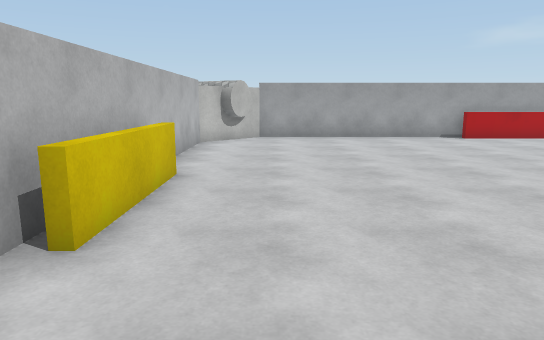
[1] (above)

12 first-person views from a walk through a Unity game level. The camera is 1.4 m above the floor, tilts 10° down and sees 70° across. The floor is counted in squares, 1 m on a side. Each view is taken from the middle of a square. On the plan, view 1 faces up. The plan holds only what a view shows up to about 16 squares ahead; the rest is blank. The place goes on beyond the plan. Surface patterns are stand-ins for the level's own textures.

[2]
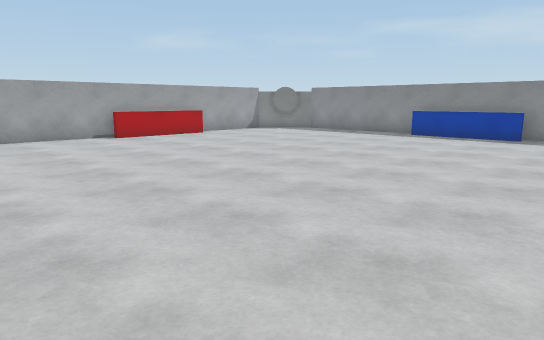

[3]
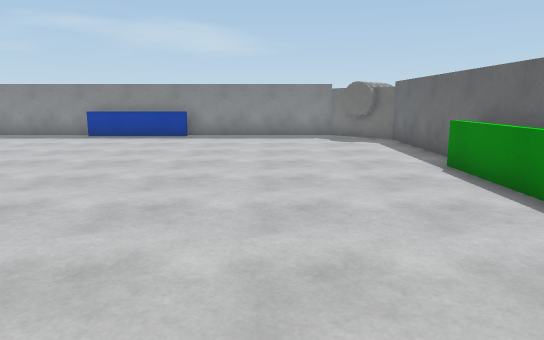

[4]
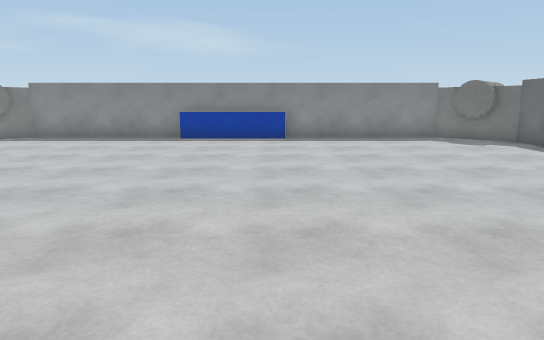

[5]
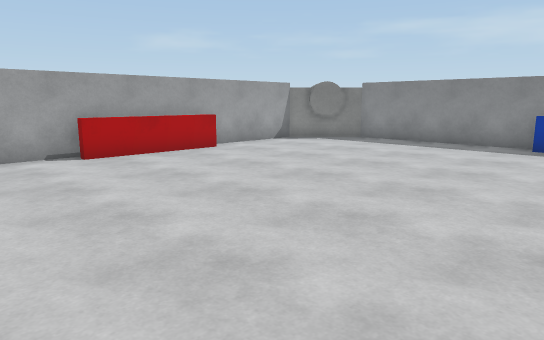

[6]
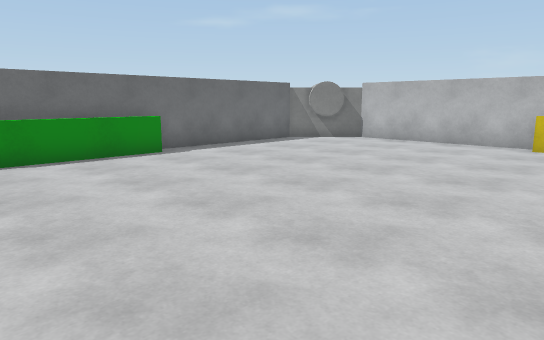

[7]
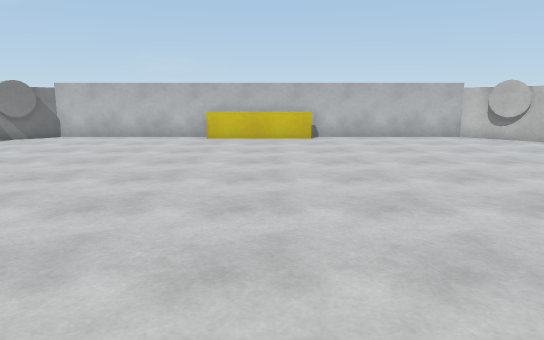

[8]
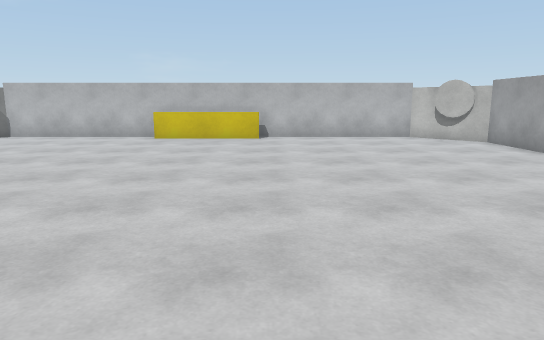

[9]
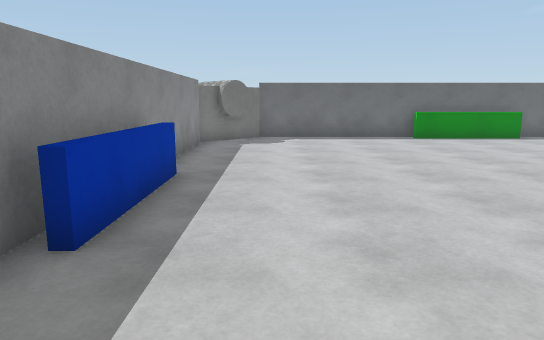

[10]
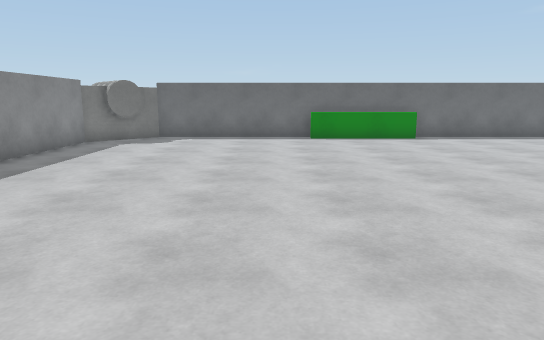

[11]
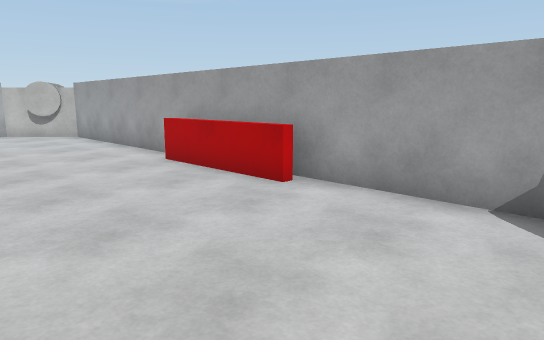

[12]
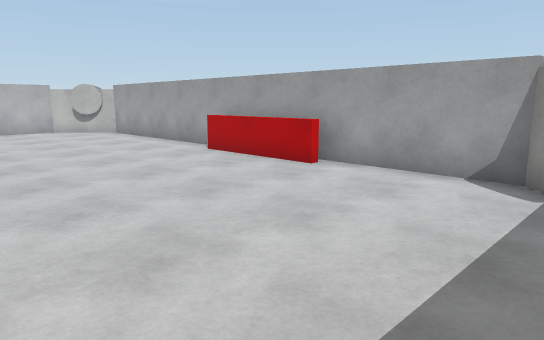

### Floor plan
Points are (right, up) in squares from view 1. A wall is a line through its corners. A room is listed if a view was taken in it or the views show most of it. See-through windows are left out.
Room 1 (views 1, 2, 3, 4, 5, 6, 7, 8, 9, 10, 11, 12)
walls: (-2.5, 13.5) (-2.5, -2.5) (-0.5, -4.5) (15.5, -4.5) (17.5, -2.5) (17.5, 13.5) (15.5, 15.5) (-0.5, 15.5) (-2.5, 13.5)
low walls: (-1.9, 7.6) (-1.9, 3.5); (11.5, 14.9) (7.4, 14.9); (5.4, -3.9) (9.5, -3.9); (16.9, 3.4) (16.9, 7.5)
objects: cylinder (-1, 14)

Positions as (right, up) in squares from view 1, and headings:
1: (0, 0), facing up
2: (1, 0), facing up-right
3: (1, 0), facing right
4: (2, 4), facing right
5: (4, 5), facing up-right
6: (11, 6), facing down-left
7: (13, 6), facing left
8: (13, 8), facing left
9: (15, 11), facing down
10: (11, 11), facing down
11: (16, 10), facing up-left
12: (17, 8), facing up-left
